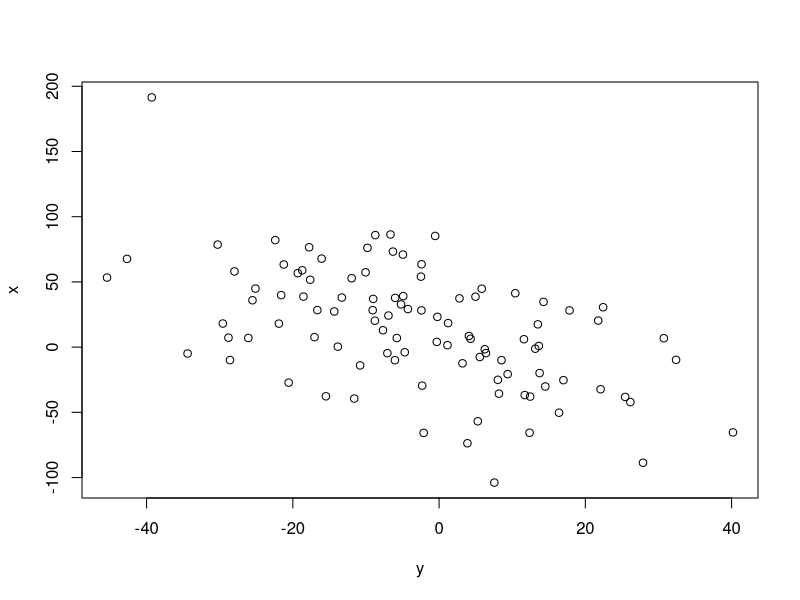
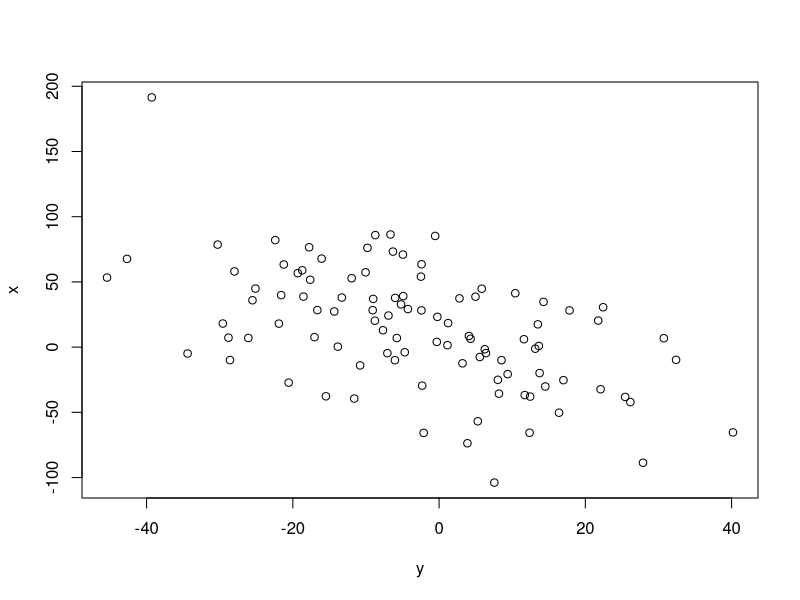

The R source for these figures, in order:
setwd(dir = "C:/Users/bazof/Desktop/�����������/��1")

n = 100

e1 = rnorm(n, mean = 0, sd = 2)
e2 = rnorm(n, mean = 0, sd = 3)

x = 10+(11*e1)-(12*e2)
y = -3+(4*e1)+(5*e2) 

table1 = matrix(nrow = 2, ncol = 3)
rownames(table1) = c("x","y")
colnames(table1) = c("mean","var", 'sd')
table1[1,1] = mean(x)
table1[1,2] = var(x)
table1[1,3] = sd(x)
table1[2,1] = mean(y)
table1[2,2] = var(y)
table1[2,3] = sd(y)
table1

cor(x,y)

cor.test(x,y)

varx = var(x)*(n-1)/n
vary = var(y)*(n-1)/n
t.test((x-mean(x))*(y-mean(y))/(varx*vary)^(1/2) + 0.507, conf.level = 0.99)
rm(varx,vary)

m1 = lm(y ~ x)
summary(m1)
plot(x ~ y)

m2 = lm(y ~ x + I(x^2))
summary(m2)
plot(x ~ y) 
